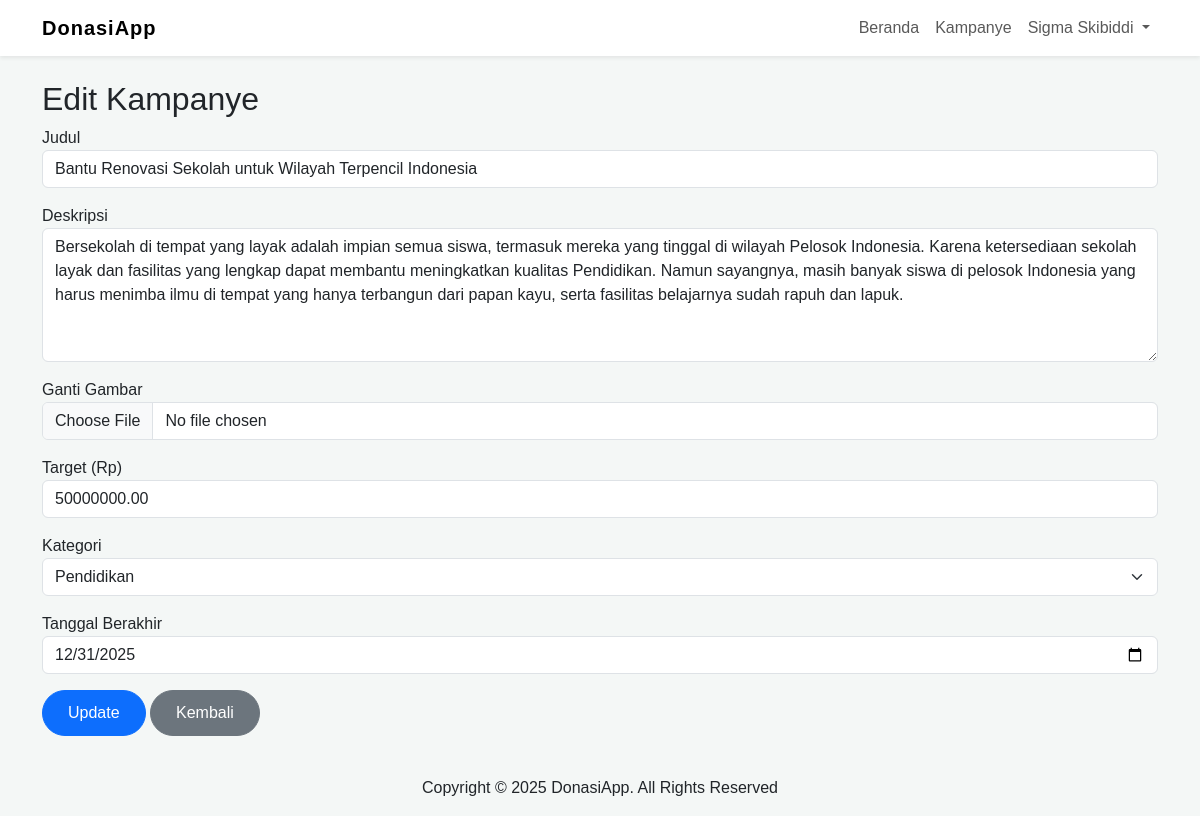
Page /pages/admin/edit_campaign.php?id=1 (signed in) on the committed database.
### tables this page shows
CREATE TABLE `campaigns` (
  `campaign_id` INT AUTO_INCREMENT PRIMARY KEY, `title` VARCHAR(255) NOT NULL, `description` TEXT NOT NULL, `image_url` VARCHAR(255) DEFAULT 'assets/img/placeholder.png', `target_amount` DECIMAL(15, 2) NOT NULL, `collected_amount` DECIMAL(15, 2) DEFAULT 0.00, `creator_id` INT NOT NULL, `category_id` INT NOT NULL, `status` ENUM('active', 'completed', 'expired') DEFAULT 'active', `end_date` DATE NOT NULL, `created_at` TIMESTAMP DEFAULT CURRENT_TIMESTAMP, FOREIGN KEY (`creator_id`) REFERENCES `users`(`user_id`), FOREIGN KEY (`category_id`) REFERENCES `donation_categories`(`category_id`) ON DELETE RESTRICT ON UPDATE CASCADE
);

CREATE TABLE `donation_categories` (
  `category_id` INT AUTO_INCREMENT PRIMARY KEY, `category_name` VARCHAR(50) NOT NULL
);

### pages/admin/edit_campaign.php (the view, shortened to what this page needs)
<?php
require_once '../../config/database.php';
$campaign_id = (int)$_GET['id'];
$campaign = $conn->query("SELECT * FROM campaigns WHERE campaign_id = $campaign_id")->fetch_assoc();
$categories = $conn->query("SELECT * FROM donation_categories");
include '../../includes/header.php';
?>
<h2>Edit Kampanye</h2>
<form method="POST" enctype="multipart/form-data">
    <div class="mb-3"><label>Judul</label><input type="text" name="title" class="form-control" value="<?php echo htmlspecialchars($campaign['title']); ?>" required></div>
    <div class="mb-3"><label>Deskripsi</label><textarea name="description" class="form-control" rows="5" required><?php echo htmlspecialchars($campaign['description']); ?></textarea></div>
    <div class="mb-3"><label>Ganti Gambar</label><input type="file" name="image" class="form-control"></div>
    <div class="mb-3"><label>Target (Rp)</label><input type="number" name="target_amount" class="form-control" step="1" value="<?php echo $campaign['target_amount']; ?>" required></div>
    <div class="mb-3"><label>Kategori</label><select name="category_id" class="form-select" required><?php while($cat = $categories->fetch_assoc()): ?><option value="<?php echo $cat['category_id']; ?>" <?php if($cat['category_id'] == $campaign['category_id']) echo 'selected'; ?>><?php echo $cat['category_name']; ?></option><?php endwhile; ?></select></div>
    <div class="mb-3"><label>Tanggal Berakhir</label><input type="date" name="end_date" class="form-control" value="<?php echo $campaign['end_date']; ?>" required></div>
    <button type="submit" class="btn btn-primary">Update</button>
    <a href="manage_campaigns.php" class="btn btn-secondary">Kembali</a>
</form>
<?php include '../../includes/footer.php'; ?>

### assets/css/style.css (style rules this page uses)
body { font-family: 'Poppins', sans-serif; background-color: #f4f7f6; }
.btn { border-radius: 50px; font-weight: 500; padding: 10px 25px; transition: all 0.2s ease-in-out; }

### rows in the picture
campaigns: title "Bantu Renovasi Sekolah untuk Wilayah Terpencil Indonesia", description "Bersekolah di tempat yang layak adalah impian semua siswa, termasuk mereka yang tinggal di wilayah Pelosok Indonesia. Karena ketersediaan sekolah layak dan fasilitas yang lengkap dapat membantu meningkatkan kualitas Pendidikan. Namun sayangnya, masih banyak siswa di pelosok Indonesia yang harus menimba ilmu di tempat yang hanya terbangun dari papan kayu, serta fasilitas belajarnya sudah rapuh dan lapuk.", target_amount "50000000.00", category_id "Pendidikan", end_date "12/31/2025"

### other values in the picture
$_SESSION['user']['full_name'] "Sigma Skibiddi"
